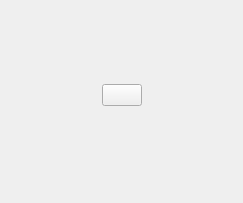
<?xml version="1.0" encoding="UTF-8"?>
<ui version="4.0">
 <class>PageItemFrame</class>
 <widget class="QFrame" name="PageItemFrame">
  <property name="geometry">
   <rect>
    <x>0</x>
    <y>0</y>
    <width>243</width>
    <height>203</height>
   </rect>
  </property>
  <property name="windowTitle">
   <string>Frame</string>
  </property>
  <property name="frameShape">
   <enum>QFrame::NoFrame</enum>
  </property>
  <property name="frameShadow">
   <enum>QFrame::Raised</enum>
  </property>
  <layout class="QVBoxLayout" name="verticalLayout">
   <property name="spacing">
    <number>0</number>
   </property>
   <property name="leftMargin">
    <number>0</number>
   </property>
   <property name="topMargin">
    <number>0</number>
   </property>
   <property name="rightMargin">
    <number>0</number>
   </property>
   <property name="bottomMargin">
    <number>0</number>
   </property>
   <item>
    <spacer name="SPACER_TOP">
     <property name="orientation">
      <enum>Qt::Vertical</enum>
     </property>
     <property name="sizeHint" stdset="0">
      <size>
       <width>20</width>
       <height>77</height>
      </size>
     </property>
    </spacer>
   </item>
   <item>
    <layout class="QHBoxLayout" name="horizontalLayout">
     <item>
      <spacer name="SPACER_LEFT">
       <property name="orientation">
        <enum>Qt::Horizontal</enum>
       </property>
       <property name="sizeHint" stdset="0">
        <size>
         <width>0</width>
         <height>20</height>
        </size>
       </property>
      </spacer>
     </item>
     <item>
      <widget class="QPushButton" name="BUTTON_IMAGE">
       <property name="sizePolicy">
        <sizepolicy hsizetype="Preferred" vsizetype="Preferred">
         <horstretch>0</horstretch>
         <verstretch>0</verstretch>
        </sizepolicy>
       </property>
       <property name="text">
        <string/>
       </property>
      </widget>
     </item>
     <item>
      <spacer name="SPACER_RIGHT">
       <property name="orientation">
        <enum>Qt::Horizontal</enum>
       </property>
       <property name="sizeHint" stdset="0">
        <size>
         <width>0</width>
         <height>20</height>
        </size>
       </property>
      </spacer>
     </item>
    </layout>
   </item>
   <item>
    <spacer name="SPACER_BOTTOM">
     <property name="orientation">
      <enum>Qt::Vertical</enum>
     </property>
     <property name="sizeHint" stdset="0">
      <size>
       <width>20</width>
       <height>0</height>
      </size>
     </property>
    </spacer>
   </item>
   <item>
    <widget class="QLabel" name="LABEL_TEXT">
     <property name="text">
      <string/>
     </property>
     <property name="alignment">
      <set>Qt::AlignCenter</set>
     </property>
    </widget>
   </item>
  </layout>
 </widget>
 <resources/>
 <connections/>
</ui>
